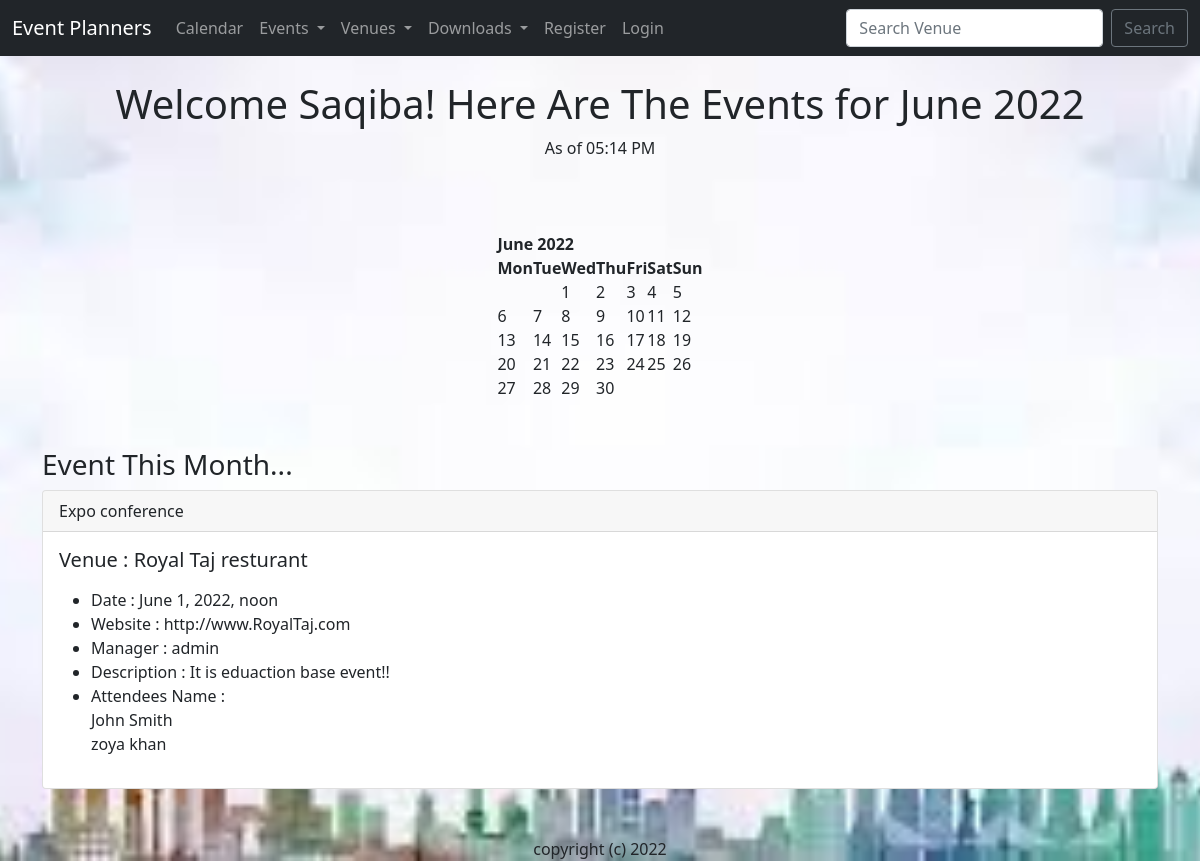
The page / on the database its author committed.
### events/models.py (models this page shows, shortened)
class Events(models.Model):
    name = models.CharField('Event Name', max_length=100)
    event_date = models.DateTimeField('Event Date')
    venue = models.ForeignKey(Venue, blank=True, null=True, on_delete=models.CASCADE)
    manager = models.ForeignKey(User, blank=True, null=True, on_delete=models.SET_NULL)
    description = models.TextField(blank=True)
    attendees = models.ManyToManyField(HotelUser, blank=True)
    approved = models.BooleanField('Approved',default=False)
    def __str__(self):
        return self.name

class Venue(models.Model):
    name = models.CharField('Venue Name', max_length=120)
    address = models.CharField(max_length=130)
    phone = models.CharField('Phone', max_length=70, blank=True)
    zip_code = models.CharField('Zip Code', max_length=40)
    web = models.URLField('Website Address', max_length=90,blank=True)
    email_address = models.EmailField('Email Address', max_length=100, blank=True)
    owner = models.IntegerField("venue Owner", blank=False,default=1)
    venue_image = models.ImageField(null=True,blank=True, upload_to="images/")
    def __str__(self):
        return self.name

class HotelUser(models.Model):
    first_name = models.CharField(max_length=30)
    last_name = models.CharField(max_length=30)
    email = models.EmailField('User Email')
    def __str__(self):
        return self.first_name + ' ' + self.last_name

### events/views.py (the view)
# urls.py: path('', views.home, name='home'),
def home(request, year=datetime.now().year, month=datetime.now().strftime('%B')):
    name = 'Saqiba'
    month = month.capitalize()
    month_number = list(calendar.month_name).index(month)
    month_number = int(month_number)
    cal = HTMLCalendar().formatmonth(year, month_number)
    now = datetime.now()
    current_year = now.year
    event_list = Events.objects.filter(
        event_date__year=year,
        event_date__month=month_number)
    time = now.strftime('%I:%M %p')
    return render(request,
                  'events/home.html', {
                      "name": name,
                      "year": year,
                      "month": month,
                      "month_number": month_number,
                      "cal": cal,
                      "current_year": current_year,
                      "time": time,
                      "event_list": event_list, })

### events/templates/events/home.html (shortened to what this page needs)
{% extends "events/base.html" %}
{% block content %}
<center>
<h1> Welcome {{name}}! Here Are The Events for {{month}} {{year}} </h1>
As of {{time}}
<br /> <br /> <br /> <br />
{{cal| safe}}
<br /> <br />
</center>
<h3>Event This Month...</h3>
{% if event_list %}
{% for event in event_list %}
<div class="card">
    <div class="card-header">
        {{event}}
    </div>
    <div class="card-body">
        <h5 class="card-title">Venue : {{event.venue}}</h5>
        <p class="card-text">
        <ul>
            <li>Date : {{event.event_date}}</li>
            <li>Website : {{event.venue.web}}</li>
            <li>Manager : {{event.manager}}</li>
            <li>Description : {{event.description}}</li>
            <li>Attendees Name : <br />
                {% for user in event.attendees.all %}
                {{user}} <br>
                {% endfor %}
            </li>
        </ul>
        </p>
    </div>
</div>
{% endfor %}
{%else%}
Opps, No Events in this month!!
{% endif %}
<br />
<center>
    <br />
    copyright (c) {{current_year}}
</center>
{%endblock%}

### events/static/events/style.css (style rules this page uses)
body { background: #f4f4f4 url("images/back.jpeg") no-repeat center fixed; background-size: cover; -webkit-background-size: cover; -moz-background-size: cover; -o-background-size: cover; }

### rows shown on the page
Events: name "Expo conference", venue "Royal Taj resturant", event_date "June 1, 2022, noon", venue.web "http://www.RoyalTaj.com", manager "admin", description "It is eduaction base event!!"
HotelUser: first_name+last_name "John Smith"
HotelUser: first_name+last_name "zoya khan"

### other values the page prints
{{ name }} "Saqiba"
{{ month }} "June"
{{ cal| safe }} "June 2022 Mon Tue Wed Thu Fri Sat Sun 1 2 3 4 5 6 7 8 9 10 11 12 13 14 15 16 17 18 19 20 21 22 23 24 25 26 27 28 29 30"
